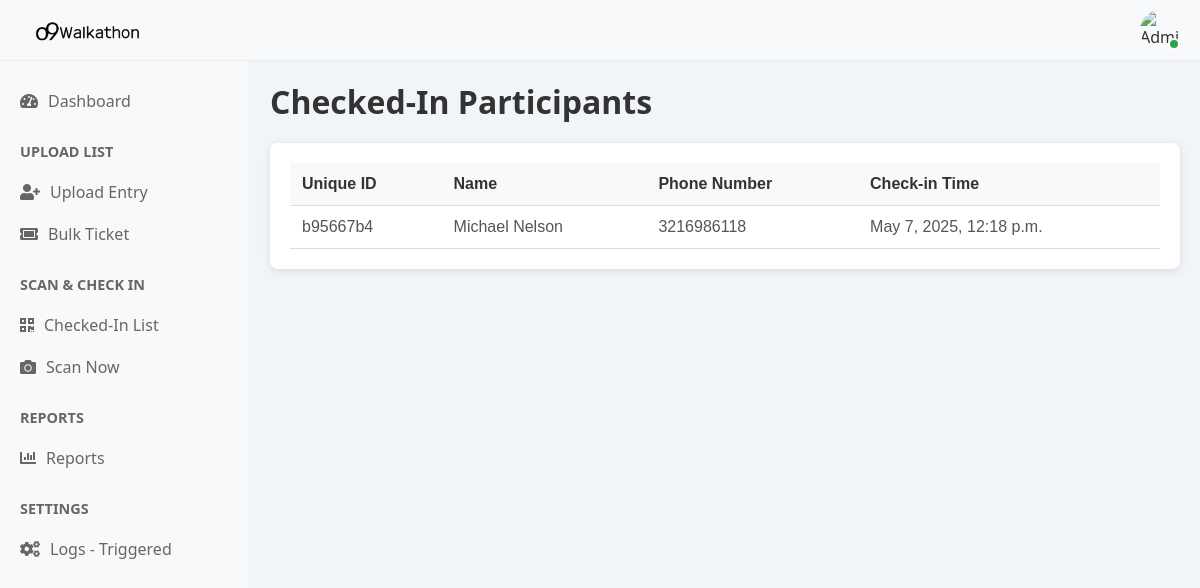
Page /checkin_list/ on the committed database.
### walkathon_app/models.py (models this page shows, shortened)
class CheckIn(models.Model):
    participant = models.ForeignKey(Participant, on_delete=models.CASCADE)
    checkin_time = models.DateTimeField(default=timezone.now)

class Participant(models.Model):
    unique_id = models.CharField(max_length=20, unique=True, default=generate_unique_id, editable=False)
    name = models.CharField(max_length=255)
    email = models.EmailField()
    phone_number = models.CharField(max_length=20)
    walking_distance_km = models.DecimalField(max_digits=5, decimal_places=2)
    registered_at = models.DateTimeField(auto_now_add=True)
    gender = models.CharField(
        max_length=10,
        choices=[('Male', 'Male'), ('Female', 'Female'), ('Others', 'Others')],
        null=True, blank=True
    )
    working_professional = models.CharField(
        max_length=3,
        choices=[('Yes', 'Yes'), ('No', 'No')],
        null=True, blank=True
    )
    o9_employee = models.CharField(
        max_length=3,
        choices=[('Yes', 'Yes'), ('No', 'No')],
        null=True, blank=True
    )
    employee_code = models.CharField(max_length=100, null=True, blank=True)
    company_name = models.CharField(max_length=255, null=True, blank=True)

### walkathon_app/views.py (the view)
# urls.py: path('checkin_list/', views.checkin_list, name='checkin_list'),
def checkin_list(request):
    checkins = CheckIn.objects.select_related('participant').all()
    return render(request, 'checkin_list.html', {'checkins': checkins})

### templates/checkin_list.html (shortened to what this page needs)
{% extends "base.html" %}
{% block content %}
<h1 class="page-title">Checked-In Participants</h1>
<div class="table-container">
    <table class="table table-striped table-bordered">
        <thead>
            <tr>
                <th>Unique ID</th>
                <th>Name</th>
                <th>Phone Number</th>
                <th>Check-in Time</th>
            </tr>
        </thead>
        <tbody>
            {% for checkin in checkins %}
            <tr>
                <td>{{ checkin.participant.unique_id }}</td>
                <td>{{ checkin.participant.name }}</td>
                <td>{{ checkin.participant.phone_number }}</td>
                <td>{{ checkin.checkin_time }}</td>
            </tr>
            {% empty %}
            <tr>
                <td colspan="4" class="no-data">No participants checked in yet.</td>
            </tr>
            {% endfor %}
        </tbody>
    </table>
</div>
{% endblock %}

### templates/base.html (style rules this page uses)
* { margin: 0; padding: 0; box-sizing: border-box; }
body { font-family: 'Segoe UI', Tahoma, Geneva, Verdana, sans-serif; background: #f1f5f9; color: #333; }

### templates/checkin_list.html (style rules this page uses)
.page-title { font-size: 2rem; font-weight: 600; margin-bottom: 20px; color: #333; }
.table-container { margin-top: 20px; padding: 20px; background-color: #fff; border-radius: 8px; box-shadow: 0 2px 8px rgba(0, 0, 0, 0.1); }
table { width: 100%; border-collapse: collapse; font-family: Arial, sans-serif; }
th, td { padding: 12px; text-align: left; border-bottom: 1px solid #ddd; }
th { background-color: #f8f9fa; color: #333; font-weight: 600; }
td { background-color: #fff; color: #555; }

### rows in the picture
CheckIn: participant.unique_id "b95667b4", participant.name "Michael Nelson", participant.phone_number "3216986118", checkin_time "May 7, 2025, 12:18 p.m."
